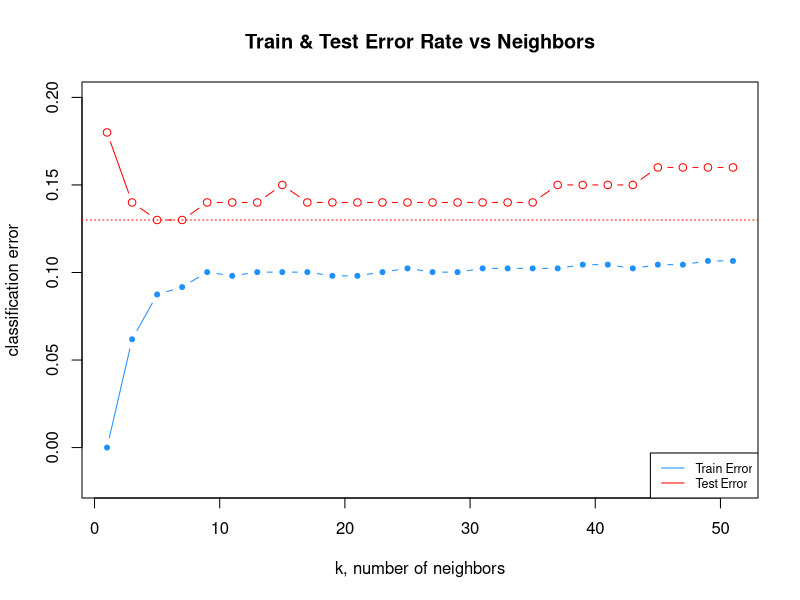

Write R code to recreate this figure. (Note: this script raises an error after producing the figure.)
## ---- chunk 1
set.seed(314)
## ---- chunk 2
library(readr)
wisc_trn = read.csv('wisc-trn.csv')
wisc_tst = read.csv('wisc-tst.csv')
## ---- chunk 3
x_trn = wisc_trn[,-1]
y_trn = wisc_trn$class
x_tst = wisc_tst[,-1]
y_tst = wisc_tst$class

calc_class_err = function(actual, predicted) {
  round(mean(actual != predicted),7)
}

k = seq(1,51,2)
trn_error = rep(x = 0, times = length(k))
tst_error = rep(x = 0, times = length(k))
## ---- chunk 4
library(FNN)
for (i in 1:length(k)){
  trn_pred = knn(train = x_trn, test = x_trn, cl = y_trn, k = k[i])
  tst_pred = knn(train = x_trn, test = x_tst, cl = y_trn, k = k[i])
  trn_error[i] = calc_class_err(y_trn, trn_pred)
  tst_error[i] = calc_class_err(y_tst, tst_pred)
}

plot(k, trn_error, type = "b", col = "dodgerblue", cex = 1, pch = 20,
 ylim = c(min(c(trn_error, tst_error)) - 0.02, max(c(trn_error,    tst_error)) + 0.02),xlab = "k, number of neighbors", ylab = "classification error",
main = "Train & Test Error Rate vs Neighbors")
lines(k, tst_error, type = "b", col = "red")

abline(h = min(tst_error), col = "red", lty = 3)
 legend("bottomright",c("Train Error","Test Error"),
 col=c("dodgerblue","red"),
       cex=0.75,
       lty=c(1,1))
## ---- chunk 5
glm1 = glm(class~radius+symmetry, data = wisc_tst, family = "binomial")

boundary_line = function(model){
  intercept = as.numeric(-coef(model)[1]/coef(model)[3])
  slope = as.numeric(-coef(model)[2]/coef(model)[3])
  c(intercept = intercept, slope = slope)
}

add_boundary = function(model, line_col = "black") {
  abline(boundary_line(model), col = line_col, lwd = 3)
}

intercept = boundary_line(glm1)[1]
slope = boundary_line(glm1)[2]

rad = seq(min(wisc_tst$radius) - 5, max(wisc_tst$radius) + 5, by = 2)
sym = seq(min(wisc_tst$symmetry) - 0.1, max(wisc_tst$symmetry) + 0.1, by = 0.05)
grid = expand.grid(rad = rad, sym = sym)
background = ifelse(grid$sym > intercept + slope * grid$rad,
                    "dodgerblue",
                    "red")
class_color = ifelse(wisc_tst$class == 'B', "red", "dodgerblue")
plot(symmetry ~ radius,
     data = wisc_tst,
     col = class_color,
     pch = 20)
add_boundary(glm1)
points(expand.grid(rad, sym), col = background, pch = ".")
## ---- chunk 6
glm2 = glm(class~radius+symmetry, data = wisc_trn, family = "binomial")
get_pred = function(mod, data, res = "y", pos = 1, neg = 0, cut = 0.5) {
  probs = predict(mod, newdata = data, type = "response")
  ifelse(probs > cut, pos, neg)
}

test_pred_10 = get_pred(glm2, wisc_tst, res = "class", pos = "M", neg = "B", cut = 0.1)

test_pred_50 = get_pred(glm2, wisc_tst, res = "class", pos = "M", neg = "B", cut = 0.5)
  
test_pred_90 = get_pred(glm2, wisc_tst, res = "class", pos = "M", neg = "B", cut = 0.9)

test_tab_10 = table(predicted = test_pred_10, actual = wisc_tst$class)
test_tab_50 = table(predicted = test_pred_50, actual = wisc_tst$class)
test_tab_90 = table(predicted = test_pred_90, actual = wisc_tst$class)

test_con_mat_10 = caret::confusionMatrix(test_tab_10, positive = "M")
test_con_mat_50 = caret::confusionMatrix(test_tab_50, positive = "M")
test_con_mat_90 = caret::confusionMatrix(test_tab_90, positive = "M")
## ---- chunk 7
metrics = rbind(
  c(test_con_mat_10$overall["Accuracy"],
  test_con_mat_50$byClass["Sensitivity"],
  test_con_mat_90$byClass["Specificity"]),
  
  c(test_con_mat_10$overall["Accuracy"],
  test_con_mat_50$byClass["Sensitivity"],
  test_con_mat_90$byClass["Specificity"]),
  
  c(test_con_mat_10$overall["Accuracy"],
  test_con_mat_50$byClass["Sensitivity"],
  test_con_mat_90$byClass["Specificity"])
  )

rownames(metrics) = c("c = 0.10", "c = 0.50", "c = 0.90")
knitr::kable(metrics)
## ---- chunk 8
library(MASS)
library(e1071)
library(caret)
train5 = read.csv("hw05-trn.csv")
test5 = read.csv("hw05-tst.csv")

train5$y = as.factor(train5$y)
test5$y = as.factor(test5$y)
## ---- chunk 9
library(nnet)
library(ellipse)

caret::featurePlot(x = train5[, 2:3],
            y = train5$y,
            plot = "density",
            scales = list(x = list(relation="free"),
                          y = list(relation="free")),
            adjust = 1.5,
            pch = "|",
            layout = c(2, 1),
            auto.key = list(columns = 4))
## ---- chunk 10
caret::featurePlot(x = train5[,2:3],
                   y = train5$y,
                   plot = "ellipse",
                   auto.key = list(columns = 4))
## ---- chunk 11
#Logistic
logistic = function(x1, x2) {
  calc_class_err(x2$y, predict(multinom(y ~ ., data = x1, trace = FALSE), x2))
}
#LDA
lda_error = function(x1, x2) {
  calc_class_err(x2$y, predict(lda(y ~ ., data = x1), x2)$class)
}
#LDA PRIOR
lda_prior = function(x1, x2) {
  calc_class_err(x2$y, predict(lda(
  y ~ ., data = x1, prior = c(1, 1, 1, 1) / 4
  ), x2)$class)
}
#QDA
qda_error = function(x1, x2) {
  calc_class_err(x2$y, predict(qda(y ~ ., data = x1), x2)$class)
}
#QDA PRIOR
qda_prior = function(x1, x2) {
  calc_class_err(x2$y, predict(qda(
  y ~ ., data = x1, prior = c(1, 1, 1, 1) / 4
  ), x2)$class)
}
#NAIVE BAYES
bayes = function(x1, x2) {
  calc_class_err(x2$y, predict(naiveBayes(y ~ ., data = x1), x2))
}
## ---- chunk 12
#Train Error 
train_error = c(logistic(train5, train5), lda_error(train5, train5), lda_prior(train5, train5), qda_error(train5, train5), qda_prior(train5, train5), bayes(train5, train5))

#Test Error 
test_error = c(logistic(train5, test5), lda_error(train5, test5), lda_prior(train5, test5), qda_error(train5, test5), qda_prior(train5, test5), bayes(train5, test5))

classifier = c("Logistic",
               "LDA",
               "LDA, Flat Prior",
               "QDA",
               "QDA, Flat Prior",
               "Naive Bayes")

results = data.frame(classifier, train_error, test_error)

colnames(results) = c("Method", "Train Error", "Test Error")

knitr::kable(results)
